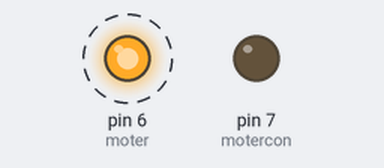
A sketch run on a simulated Arduino Uno, built with avr-gcc and run on an emulated ATmega328P. Shown: output pins drawn as LEDs (lit = HIGH). Dashed ring = blinking.

Above: at 0.5 s.
Timing chart, 0 to 4.6 s (numbered marks = the images above):
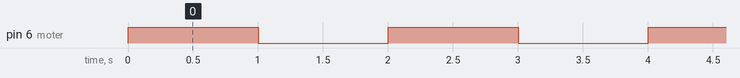

Measured:
- by itself, pin 6 (moter): alternates HIGH for 1.0 s and LOW for 1.0 s

The sketch:

moterDer.ino
```cpp
int moter = 6;
int motercon = 7;
void setup() {
  pinMode(moter, OUTPUT);
  pinMode(motercon, OUTPUT);

}

void loop() {
  digitalWrite(moter,HIGH);
  digitalWrite(motercon, LOW);
  delay(1000);


  digitalWrite(moter,LOW);
  digitalWrite(motercon, LOW);
  delay(1000);
}
```
